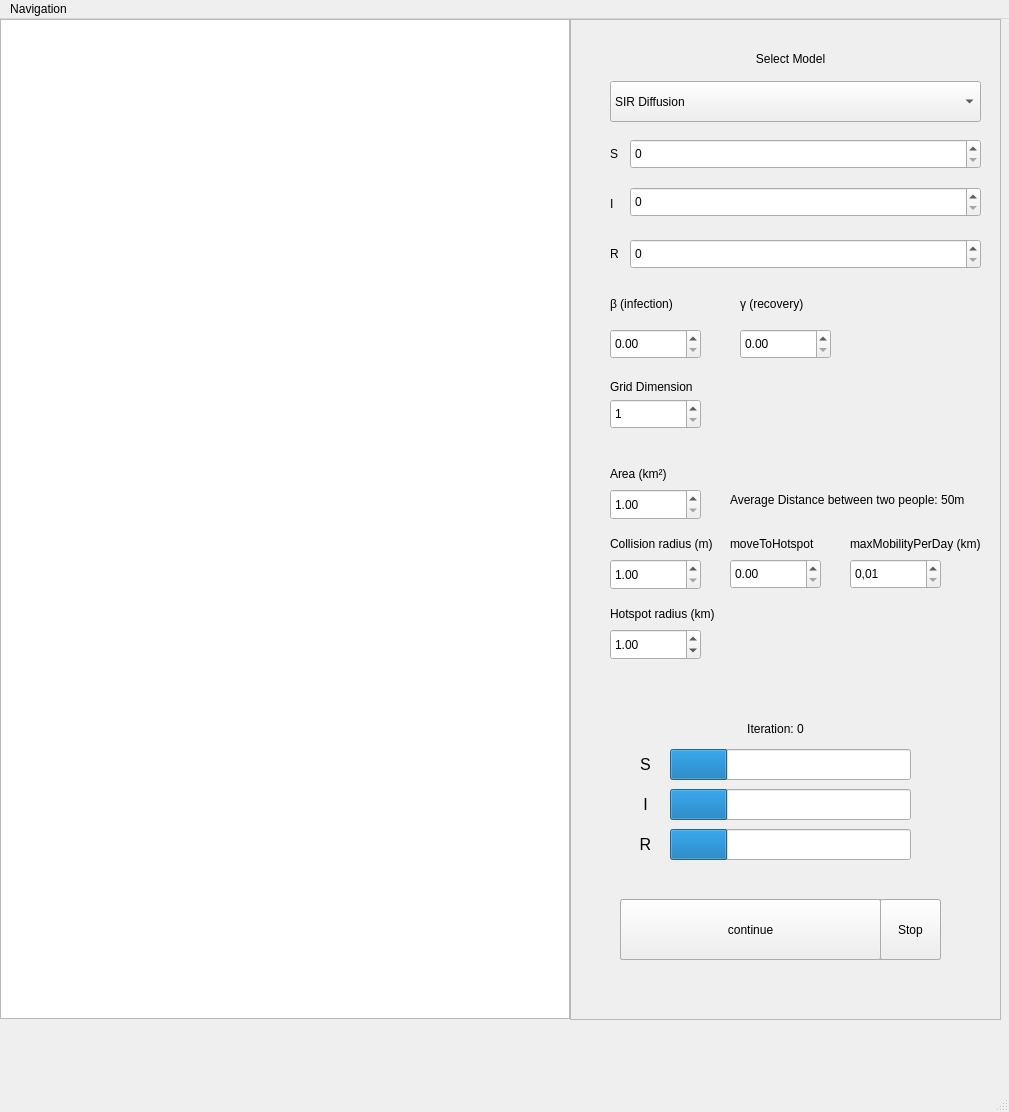
<?xml version="1.0" encoding="UTF-8"?>
<ui version="4.0">
 <class>MainWindow</class>
 <widget class="QMainWindow" name="MainWindow">
  <property name="geometry">
   <rect>
    <x>0</x>
    <y>0</y>
    <width>1009</width>
    <height>1112</height>
   </rect>
  </property>
  <property name="minimumSize">
   <size>
    <width>0</width>
    <height>0</height>
   </size>
  </property>
  <property name="windowTitle">
   <string>MainWindow</string>
  </property>
  <widget class="QWidget" name="centralwidget">
   <property name="minimumSize">
    <size>
     <width>1000</width>
     <height>1000</height>
    </size>
   </property>
   <widget class="QStackedWidget" name="navigation">
    <property name="geometry">
     <rect>
      <x>0</x>
      <y>0</y>
      <width>1011</width>
      <height>1081</height>
     </rect>
    </property>
    <widget class="QWidget" name="simulationPage">
     <widget class="QGraphicsView" name="MapContainer">
      <property name="enabled">
       <bool>true</bool>
      </property>
      <property name="geometry">
       <rect>
        <x>0</x>
        <y>0</y>
        <width>570</width>
        <height>1000</height>
       </rect>
      </property>
      <property name="sizePolicy">
       <sizepolicy hsizetype="Fixed" vsizetype="Fixed">
        <horstretch>0</horstretch>
        <verstretch>0</verstretch>
       </sizepolicy>
      </property>
      <property name="minimumSize">
       <size>
        <width>100</width>
        <height>1000</height>
       </size>
      </property>
     </widget>
     <widget class="QFrame" name="OptionsBackground">
      <property name="geometry">
       <rect>
        <x>570</x>
        <y>0</y>
        <width>431</width>
        <height>1001</height>
       </rect>
      </property>
      <property name="frameShape">
       <enum>QFrame::StyledPanel</enum>
      </property>
      <property name="frameShadow">
       <enum>QFrame::Raised</enum>
      </property>
      <widget class="QComboBox" name="selectModel">
       <property name="geometry">
        <rect>
         <x>40</x>
         <y>62</y>
         <width>371</width>
         <height>41</height>
        </rect>
       </property>
       <property name="sizePolicy">
        <sizepolicy hsizetype="Maximum" vsizetype="MinimumExpanding">
         <horstretch>0</horstretch>
         <verstretch>0</verstretch>
        </sizepolicy>
       </property>
       <property name="baseSize">
        <size>
         <width>20</width>
         <height>20</height>
        </size>
       </property>
       <property name="mouseTracking">
        <bool>true</bool>
       </property>
       <property name="tabletTracking">
        <bool>false</bool>
       </property>
       <property name="contextMenuPolicy">
        <enum>Qt::NoContextMenu</enum>
       </property>
       <property name="toolTipDuration">
        <number>8</number>
       </property>
       <property name="layoutDirection">
        <enum>Qt::LeftToRight</enum>
       </property>
       <property name="locale">
        <locale language="Fulah" country="Senegal"/>
       </property>
       <item>
        <property name="text">
         <string>SIR Diffusion</string>
        </property>
       </item>
       <item>
        <property name="text">
         <string>Agentbased</string>
        </property>
       </item>
      </widget>
      <widget class="QLabel" name="label1">
       <property name="geometry">
        <rect>
         <x>40</x>
         <y>30</y>
         <width>361</width>
         <height>20</height>
        </rect>
       </property>
       <property name="text">
        <string>Select Model</string>
       </property>
       <property name="alignment">
        <set>Qt::AlignCenter</set>
       </property>
      </widget>
      <widget class="QLabel" name="label2">
       <property name="geometry">
        <rect>
         <x>40</x>
         <y>120</y>
         <width>21</width>
         <height>30</height>
        </rect>
       </property>
       <property name="text">
        <string>S</string>
       </property>
      </widget>
      <widget class="QSpinBox" name="inputS">
       <property name="geometry">
        <rect>
         <x>60</x>
         <y>120</y>
         <width>351</width>
         <height>30</height>
        </rect>
       </property>
       <property name="maximum">
        <number>100000000</number>
       </property>
      </widget>
      <widget class="QLabel" name="label3">
       <property name="geometry">
        <rect>
         <x>40</x>
         <y>220</y>
         <width>21</width>
         <height>30</height>
        </rect>
       </property>
       <property name="text">
        <string>R</string>
       </property>
      </widget>
      <widget class="QSpinBox" name="inputR">
       <property name="geometry">
        <rect>
         <x>60</x>
         <y>220</y>
         <width>351</width>
         <height>30</height>
        </rect>
       </property>
       <property name="maximum">
        <number>100000000</number>
       </property>
      </widget>
      <widget class="QSpinBox" name="inputI">
       <property name="geometry">
        <rect>
         <x>60</x>
         <y>168</y>
         <width>351</width>
         <height>30</height>
        </rect>
       </property>
       <property name="maximum">
        <number>100000002</number>
       </property>
      </widget>
      <widget class="QLabel" name="label4">
       <property name="geometry">
        <rect>
         <x>40</x>
         <y>170</y>
         <width>21</width>
         <height>30</height>
        </rect>
       </property>
       <property name="text">
        <string>I</string>
       </property>
      </widget>
      <widget class="QLabel" name="label5">
       <property name="geometry">
        <rect>
         <x>40</x>
         <y>270</y>
         <width>101</width>
         <height>30</height>
        </rect>
       </property>
       <property name="text">
        <string>β (infection)</string>
       </property>
      </widget>
      <widget class="QLabel" name="label6">
       <property name="geometry">
        <rect>
         <x>170</x>
         <y>270</y>
         <width>91</width>
         <height>30</height>
        </rect>
       </property>
       <property name="text">
        <string>γ (recovery)</string>
       </property>
      </widget>
      <widget class="QDoubleSpinBox" name="inputBeta">
       <property name="geometry">
        <rect>
         <x>40</x>
         <y>310</y>
         <width>91</width>
         <height>30</height>
        </rect>
       </property>
       <property name="maximum">
        <double>1.000000000000000</double>
       </property>
       <property name="singleStep">
        <double>0.010000000000000</double>
       </property>
      </widget>
      <widget class="QDoubleSpinBox" name="inputGamma">
       <property name="geometry">
        <rect>
         <x>170</x>
         <y>310</y>
         <width>91</width>
         <height>30</height>
        </rect>
       </property>
       <property name="maximum">
        <double>1.000000000000000</double>
       </property>
       <property name="singleStep">
        <double>0.010000000000000</double>
       </property>
      </widget>
      <widget class="QPushButton" name="startSimulation">
       <property name="geometry">
        <rect>
         <x>50</x>
         <y>880</y>
         <width>321</width>
         <height>61</height>
        </rect>
       </property>
       <property name="font">
        <font>
         <pointsize>9</pointsize>
        </font>
       </property>
       <property name="text">
        <string>start Simulation</string>
       </property>
      </widget>
      <widget class="QStackedWidget" name="pagination">
       <property name="geometry">
        <rect>
         <x>40</x>
         <y>430</y>
         <width>371</width>
         <height>271</height>
        </rect>
       </property>
       <property name="currentIndex">
        <number>1</number>
       </property>
       <widget class="QWidget" name="sirPage">
        <widget class="QLabel" name="label8">
         <property name="geometry">
          <rect>
           <x>120</x>
           <y>70</y>
           <width>151</width>
           <height>16</height>
          </rect>
         </property>
         <property name="text">
          <string>Diffusion coefficients</string>
         </property>
        </widget>
        <widget class="QLabel" name="label9">
         <property name="geometry">
          <rect>
           <x>0</x>
           <y>90</y>
           <width>31</width>
           <height>16</height>
          </rect>
         </property>
         <property name="text">
          <string>DS</string>
         </property>
        </widget>
        <widget class="QDoubleSpinBox" name="inputDiffusionS">
         <property name="geometry">
          <rect>
           <x>0</x>
           <y>110</y>
           <width>71</width>
           <height>30</height>
          </rect>
         </property>
         <property name="maximum">
          <double>1.000000000000000</double>
         </property>
         <property name="singleStep">
          <double>0.010000000000000</double>
         </property>
        </widget>
        <widget class="QDoubleSpinBox" name="inputDiffusionI">
         <property name="geometry">
          <rect>
           <x>100</x>
           <y>110</y>
           <width>71</width>
           <height>30</height>
          </rect>
         </property>
         <property name="maximum">
          <double>10.000000000000000</double>
         </property>
         <property name="singleStep">
          <double>0.010000000000000</double>
         </property>
        </widget>
        <widget class="QDoubleSpinBox" name="inputDiffusionR">
         <property name="geometry">
          <rect>
           <x>200</x>
           <y>110</y>
           <width>71</width>
           <height>30</height>
          </rect>
         </property>
         <property name="maximum">
          <double>10.000000000000000</double>
         </property>
         <property name="singleStep">
          <double>0.010000000000000</double>
         </property>
        </widget>
        <widget class="QLabel" name="label10">
         <property name="geometry">
          <rect>
           <x>100</x>
           <y>90</y>
           <width>31</width>
           <height>16</height>
          </rect>
         </property>
         <property name="text">
          <string>DI</string>
         </property>
        </widget>
        <widget class="QLabel" name="label11">
         <property name="geometry">
          <rect>
           <x>200</x>
           <y>90</y>
           <width>31</width>
           <height>16</height>
          </rect>
         </property>
         <property name="text">
          <string>DR</string>
         </property>
        </widget>
        <widget class="QLabel" name="label12">
         <property name="geometry">
          <rect>
           <x>0</x>
           <y>0</y>
           <width>111</width>
           <height>16</height>
          </rect>
         </property>
         <property name="text">
          <string>h</string>
         </property>
        </widget>
        <widget class="QDoubleSpinBox" name="inputh">
         <property name="geometry">
          <rect>
           <x>0</x>
           <y>20</y>
           <width>91</width>
           <height>30</height>
          </rect>
         </property>
         <property name="minimum">
          <double>0.010000000000000</double>
         </property>
         <property name="maximum">
          <double>100.000000000000000</double>
         </property>
         <property name="singleStep">
          <double>0.100000000000000</double>
         </property>
        </widget>
       </widget>
       <widget class="QWidget" name="agentPage">
        <widget class="QLabel" name="label14">
         <property name="geometry">
          <rect>
           <x>120</x>
           <y>80</y>
           <width>101</width>
           <height>30</height>
          </rect>
         </property>
         <property name="text">
          <string>moveToHotspot</string>
         </property>
        </widget>
        <widget class="QDoubleSpinBox" name="inputAgentMoveToHotspot">
         <property name="geometry">
          <rect>
           <x>120</x>
           <y>110</y>
           <width>91</width>
           <height>30</height>
          </rect>
         </property>
         <property name="minimum">
          <double>0.000000000000000</double>
         </property>
         <property name="maximum">
          <double>1.000000000000000</double>
         </property>
         <property name="singleStep">
          <double>0.010000000000000</double>
         </property>
        </widget>
        <widget class="QLabel" name="label15">
         <property name="geometry">
          <rect>
           <x>0</x>
           <y>10</y>
           <width>101</width>
           <height>30</height>
          </rect>
         </property>
         <property name="text">
          <string>Area (km²)</string>
         </property>
        </widget>
        <widget class="QDoubleSpinBox" name="inputAgentArea">
         <property name="geometry">
          <rect>
           <x>0</x>
           <y>40</y>
           <width>91</width>
           <height>31</height>
          </rect>
         </property>
         <property name="minimum">
          <double>1.000000000000000</double>
         </property>
         <property name="maximum">
          <double>10000.000000000000000</double>
         </property>
         <property name="singleStep">
          <double>1.000000000000000</double>
         </property>
         <property name="value">
          <double>1.000000000000000</double>
         </property>
        </widget>
        <widget class="QLabel" name="averageDistanceText">
         <property name="geometry">
          <rect>
           <x>120</x>
           <y>30</y>
           <width>261</width>
           <height>41</height>
          </rect>
         </property>
         <property name="text">
          <string>Average Distance between two people: 50m</string>
         </property>
         <property name="wordWrap">
          <bool>true</bool>
         </property>
        </widget>
        <widget class="QDoubleSpinBox" name="inputAgentCollisionRadius">
         <property name="geometry">
          <rect>
           <x>0</x>
           <y>110</y>
           <width>91</width>
           <height>31</height>
          </rect>
         </property>
         <property name="cursor">
          <cursorShape>ArrowCursor</cursorShape>
         </property>
         <property name="minimum">
          <double>1.000000000000000</double>
         </property>
         <property name="maximum">
          <double>10000.000000000000000</double>
         </property>
         <property name="singleStep">
          <double>1.000000000000000</double>
         </property>
         <property name="value">
          <double>1.000000000000000</double>
         </property>
        </widget>
        <widget class="QLabel" name="label16">
         <property name="geometry">
          <rect>
           <x>0</x>
           <y>80</y>
           <width>111</width>
           <height>30</height>
          </rect>
         </property>
         <property name="text">
          <string>Collision radius (m)</string>
         </property>
        </widget>
        <widget class="QDoubleSpinBox" name="inputAgentMaxMobility">
         <property name="geometry">
          <rect>
           <x>240</x>
           <y>110</y>
           <width>91</width>
           <height>30</height>
          </rect>
         </property>
         <property name="focusPolicy">
          <enum>Qt::WheelFocus</enum>
         </property>
         <property name="locale">
          <locale language="German" country="Belgium"/>
         </property>
         <property name="minimum">
          <double>0.010000000000000</double>
         </property>
         <property name="maximum">
          <double>100.000000000000000</double>
         </property>
         <property name="singleStep">
          <double>0.100000000000000</double>
         </property>
        </widget>
        <widget class="QLabel" name="label17">
         <property name="geometry">
          <rect>
           <x>240</x>
           <y>80</y>
           <width>131</width>
           <height>30</height>
          </rect>
         </property>
         <property name="focusPolicy">
          <enum>Qt::WheelFocus</enum>
         </property>
         <property name="text">
          <string>maxMobilityPerDay (km)</string>
         </property>
        </widget>
        <widget class="QDoubleSpinBox" name="inputAgentHotspotRadius">
         <property name="geometry">
          <rect>
           <x>0</x>
           <y>180</y>
           <width>91</width>
           <height>31</height>
          </rect>
         </property>
         <property name="cursor">
          <cursorShape>ArrowCursor</cursorShape>
         </property>
         <property name="minimum">
          <double>0.010000000000000</double>
         </property>
         <property name="maximum">
          <double>10000.000000000000000</double>
         </property>
         <property name="singleStep">
          <double>0.100000000000000</double>
         </property>
         <property name="value">
          <double>1.000000000000000</double>
         </property>
        </widget>
        <widget class="QLabel" name="label21">
         <property name="geometry">
          <rect>
           <x>0</x>
           <y>150</y>
           <width>111</width>
           <height>30</height>
          </rect>
         </property>
         <property name="text">
          <string>Hotspot radius (km)</string>
         </property>
        </widget>
       </widget>
      </widget>
      <widget class="QPushButton" name="pauseButton">
       <property name="geometry">
        <rect>
         <x>50</x>
         <y>880</y>
         <width>261</width>
         <height>61</height>
        </rect>
       </property>
       <property name="font">
        <font>
         <pointsize>9</pointsize>
        </font>
       </property>
       <property name="text">
        <string>pause</string>
       </property>
      </widget>
      <widget class="QPushButton" name="continueButton">
       <property name="geometry">
        <rect>
         <x>50</x>
         <y>880</y>
         <width>261</width>
         <height>61</height>
        </rect>
       </property>
       <property name="font">
        <font>
         <pointsize>9</pointsize>
        </font>
       </property>
       <property name="text">
        <string>continue</string>
       </property>
      </widget>
      <widget class="QPushButton" name="stopButton">
       <property name="geometry">
        <rect>
         <x>310</x>
         <y>880</y>
         <width>61</width>
         <height>61</height>
        </rect>
       </property>
       <property name="font">
        <font>
         <pointsize>9</pointsize>
        </font>
       </property>
       <property name="text">
        <string>Stop</string>
       </property>
      </widget>
      <widget class="QDoubleSpinBox" name="inputDimension">
       <property name="geometry">
        <rect>
         <x>40</x>
         <y>380</y>
         <width>91</width>
         <height>30</height>
        </rect>
       </property>
       <property name="decimals">
        <number>0</number>
       </property>
       <property name="minimum">
        <double>1.000000000000000</double>
       </property>
       <property name="maximum">
        <double>100.000000000000000</double>
       </property>
       <property name="singleStep">
        <double>1.000000000000000</double>
       </property>
      </widget>
      <widget class="QLabel" name="label7">
       <property name="geometry">
        <rect>
         <x>40</x>
         <y>360</y>
         <width>111</width>
         <height>16</height>
        </rect>
       </property>
       <property name="text">
        <string>Grid Dimension</string>
       </property>
      </widget>
      <widget class="QLabel" name="label_2">
       <property name="geometry">
        <rect>
         <x>60</x>
         <y>850</y>
         <width>47</width>
         <height>13</height>
        </rect>
       </property>
       <property name="text">
        <string/>
       </property>
      </widget>
      <widget class="QWidget" name="progressContainer" native="true">
       <property name="enabled">
        <bool>true</bool>
       </property>
       <property name="geometry">
        <rect>
         <x>50</x>
         <y>700</y>
         <width>311</width>
         <height>161</height>
        </rect>
       </property>
       <widget class="QLabel" name="label18">
        <property name="geometry">
         <rect>
          <x>10</x>
          <y>30</y>
          <width>31</width>
          <height>31</height>
         </rect>
        </property>
        <property name="font">
         <font>
          <pointsize>12</pointsize>
         </font>
        </property>
        <property name="text">
         <string>S</string>
        </property>
        <property name="alignment">
         <set>Qt::AlignCenter</set>
        </property>
       </widget>
       <widget class="QLabel" name="label19">
        <property name="geometry">
         <rect>
          <x>10</x>
          <y>70</y>
          <width>31</width>
          <height>31</height>
         </rect>
        </property>
        <property name="font">
         <font>
          <pointsize>12</pointsize>
         </font>
        </property>
        <property name="text">
         <string>I</string>
        </property>
        <property name="alignment">
         <set>Qt::AlignCenter</set>
        </property>
       </widget>
       <widget class="QLabel" name="label20">
        <property name="geometry">
         <rect>
          <x>10</x>
          <y>110</y>
          <width>31</width>
          <height>31</height>
         </rect>
        </property>
        <property name="font">
         <font>
          <pointsize>12</pointsize>
         </font>
        </property>
        <property name="text">
         <string>R</string>
        </property>
        <property name="alignment">
         <set>Qt::AlignCenter</set>
        </property>
       </widget>
       <widget class="QLabel" name="labelIteration">
        <property name="geometry">
         <rect>
          <x>0</x>
          <y>-1</y>
          <width>311</width>
          <height>21</height>
         </rect>
        </property>
        <property name="font">
         <font>
          <pointsize>9</pointsize>
         </font>
        </property>
        <property name="text">
         <string>Iteration: 0</string>
        </property>
        <property name="alignment">
         <set>Qt::AlignCenter</set>
        </property>
       </widget>
       <widget class="QProgressBar" name="progressBarS">
        <property name="geometry">
         <rect>
          <x>50</x>
          <y>30</y>
          <width>241</width>
          <height>31</height>
         </rect>
        </property>
        <property name="value">
         <number>24</number>
        </property>
        <property name="textVisible">
         <bool>false</bool>
        </property>
       </widget>
       <widget class="QProgressBar" name="progressBarI">
        <property name="geometry">
         <rect>
          <x>50</x>
          <y>70</y>
          <width>241</width>
          <height>31</height>
         </rect>
        </property>
        <property name="value">
         <number>24</number>
        </property>
        <property name="textVisible">
         <bool>false</bool>
        </property>
       </widget>
       <widget class="QProgressBar" name="progressBarR">
        <property name="geometry">
         <rect>
          <x>50</x>
          <y>110</y>
          <width>241</width>
          <height>31</height>
         </rect>
        </property>
        <property name="value">
         <number>24</number>
        </property>
        <property name="textVisible">
         <bool>false</bool>
        </property>
       </widget>
      </widget>
     </widget>
    </widget>
    <widget class="QWidget" name="comparePage">
     <widget class="QListWidget" name="compareList1">
      <property name="geometry">
       <rect>
        <x>20</x>
        <y>40</y>
        <width>256</width>
        <height>400</height>
       </rect>
      </property>
     </widget>
     <widget class="QPushButton" name="compareButton">
      <property name="geometry">
       <rect>
        <x>330</x>
        <y>440</y>
        <width>41</width>
        <height>41</height>
       </rect>
      </property>
      <property name="text">
       <string/>
      </property>
     </widget>
     <widget class="QListWidget" name="compareList2">
      <property name="geometry">
       <rect>
        <x>20</x>
        <y>470</y>
        <width>256</width>
        <height>400</height>
       </rect>
      </property>
     </widget>
     <widget class="QScrollArea" name="scrollArea_2">
      <property name="geometry">
       <rect>
        <x>400</x>
        <y>40</y>
        <width>591</width>
        <height>831</height>
       </rect>
      </property>
      <property name="widgetResizable">
       <bool>true</bool>
      </property>
      <widget class="QWidget" name="scrollAreaWidgetContents_2">
       <property name="geometry">
        <rect>
         <x>0</x>
         <y>0</y>
         <width>589</width>
         <height>829</height>
        </rect>
       </property>
       <widget class="QWidget" name="chartContainerCompare" native="true">
        <property name="geometry">
         <rect>
          <x>0</x>
          <y>0</y>
          <width>581</width>
          <height>441</height>
         </rect>
        </property>
       </widget>
      </widget>
     </widget>
    </widget>
    <widget class="QWidget" name="analyticsPage">
     <widget class="QListWidget" name="fileList">
      <property name="geometry">
       <rect>
        <x>20</x>
        <y>20</y>
        <width>256</width>
        <height>911</height>
       </rect>
      </property>
      <property name="font">
       <font>
        <pointsize>12</pointsize>
       </font>
      </property>
     </widget>
     <widget class="QPushButton" name="fileSelectButton">
      <property name="geometry">
       <rect>
        <x>320</x>
        <y>462</y>
        <width>75</width>
        <height>41</height>
       </rect>
      </property>
      <property name="font">
       <font>
        <pointsize>10</pointsize>
        <weight>50</weight>
        <bold>false</bold>
       </font>
      </property>
      <property name="text">
       <string>Select</string>
      </property>
     </widget>
     <widget class="QScrollArea" name="scrollArea">
      <property name="geometry">
       <rect>
        <x>430</x>
        <y>20</y>
        <width>551</width>
        <height>911</height>
       </rect>
      </property>
      <property name="widgetResizable">
       <bool>true</bool>
      </property>
      <widget class="QWidget" name="scrollAreaWidgetContents">
       <property name="geometry">
        <rect>
         <x>0</x>
         <y>0</y>
         <width>549</width>
         <height>909</height>
        </rect>
       </property>
       <widget class="QWidget" name="chartContainer1" native="true">
        <property name="geometry">
         <rect>
          <x>0</x>
          <y>0</y>
          <width>551</width>
          <height>381</height>
         </rect>
        </property>
       </widget>
       <widget class="QGraphicsView" name="chartContainer2">
        <property name="geometry">
         <rect>
          <x>20</x>
          <y>460</y>
          <width>410</width>
          <height>410</height>
         </rect>
        </property>
       </widget>
       <widget class="QLabel" name="iterationLabelChart2">
        <property name="geometry">
         <rect>
          <x>0</x>
          <y>399</y>
          <width>551</width>
          <height>31</height>
         </rect>
        </property>
        <property name="font">
         <font>
          <pointsize>11</pointsize>
         </font>
        </property>
        <property name="text">
         <string>Iteration: 0</string>
        </property>
        <property name="alignment">
         <set>Qt::AlignCenter</set>
        </property>
       </widget>
       <widget class="QPushButton" name="playPauseButton">
        <property name="geometry">
         <rect>
          <x>460</x>
          <y>460</y>
          <width>41</width>
          <height>41</height>
         </rect>
        </property>
        <property name="text">
         <string/>
        </property>
       </widget>
       <widget class="QPushButton" name="restartButton">
        <property name="geometry">
         <rect>
          <x>460</x>
          <y>540</y>
          <width>41</width>
          <height>41</height>
         </rect>
        </property>
        <property name="text">
         <string/>
        </property>
       </widget>
       <widget class="QSlider" name="speedSlider">
        <property name="geometry">
         <rect>
          <x>450</x>
          <y>640</y>
          <width>81</width>
          <height>20</height>
         </rect>
        </property>
        <property name="orientation">
         <enum>Qt::Horizontal</enum>
        </property>
       </widget>
       <widget class="QLabel" name="label">
        <property name="geometry">
         <rect>
          <x>450</x>
          <y>620</y>
          <width>47</width>
          <height>13</height>
         </rect>
        </property>
        <property name="text">
         <string>Speed</string>
        </property>
       </widget>
      </widget>
     </widget>
    </widget>
   </widget>
  </widget>
  <widget class="QMenuBar" name="menubar">
   <property name="geometry">
    <rect>
     <x>0</x>
     <y>0</y>
     <width>1009</width>
     <height>21</height>
    </rect>
   </property>
   <widget class="QMenu" name="menuNavigation">
    <property name="title">
     <string>Navigation</string>
    </property>
    <addaction name="actionAnalytics"/>
    <addaction name="actionSimulation"/>
    <addaction name="actionCompare"/>
   </widget>
   <addaction name="menuNavigation"/>
  </widget>
  <widget class="QStatusBar" name="statusbar"/>
  <action name="actionAnalytics">
   <property name="text">
    <string>Analytics</string>
   </property>
  </action>
  <action name="actionSimulation">
   <property name="text">
    <string>Simulation</string>
   </property>
  </action>
  <action name="actionCompare">
   <property name="text">
    <string>Compare</string>
   </property>
  </action>
 </widget>
 <resources/>
 <connections/>
</ui>
